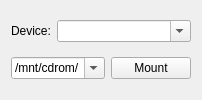
      <widget class="QWidget" name="mounttab">
       <attribute name="title">
        <string>mount</string>
       </attribute>
       <layout class="QVBoxLayout" name="verticalLayout_21">
        <item>
         <layout class="QHBoxLayout" name="horizontalLayout_22">
          <item>
           <widget class="QLabel" name="label">
            <property name="sizePolicy">
             <sizepolicy hsizetype="Maximum" vsizetype="Preferred">
              <horstretch>0</horstretch>
              <verstretch>0</verstretch>
             </sizepolicy>
            </property>
            <property name="text">
             <string>Device:</string>
            </property>
           </widget>
          </item>
          <item>
           <widget class="QComboBox" name="FlNmlineEdit_7">
            <property name="editable">
             <bool>true</bool>
            </property>
           </widget>
          </item>
         </layout>
        </item>
        <item>
         <layout class="QHBoxLayout" name="horizontalLayout_23">
          <item>
           <widget class="QComboBox" name="targetDirNmlineEdit_8">
            <property name="editable">
             <bool>true</bool>
            </property>
            <item>
             <property name="text">
              <string>/mnt/cdrom/</string>
             </property>
            </item>
           </widget>
          </item>
          <item>
           <widget class="QPushButton" name="mountpushButton_6">
            <property name="text">
             <string>Mount</string>
            </property>
           </widget>
          </item>
         </layout>
        </item>
       </layout>
      </widget>
